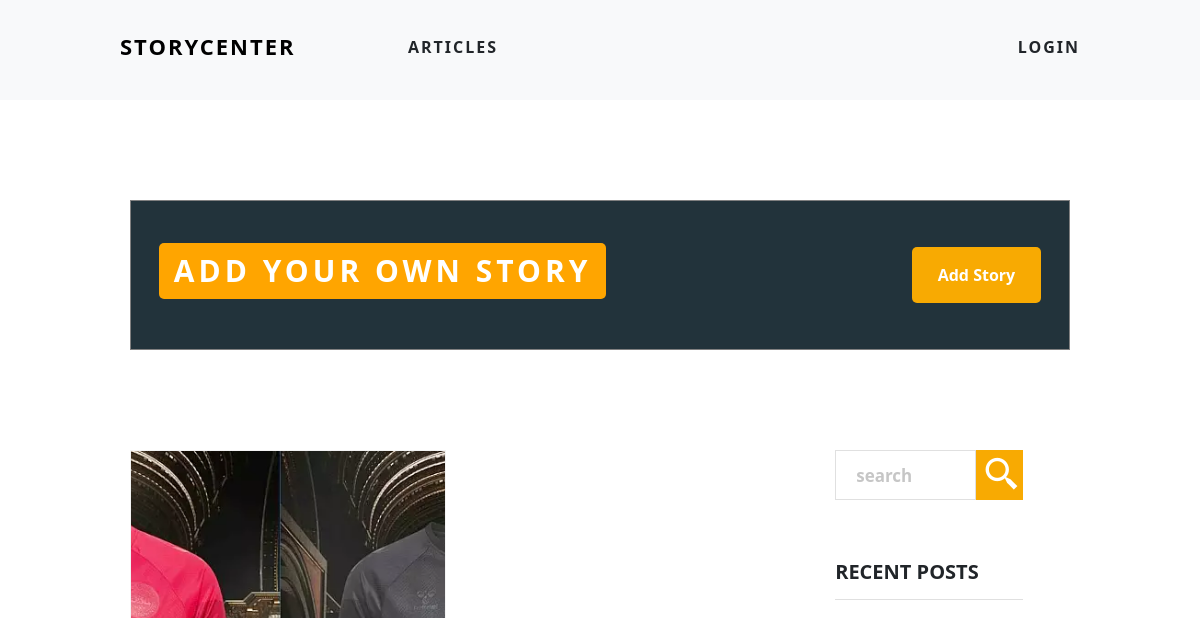
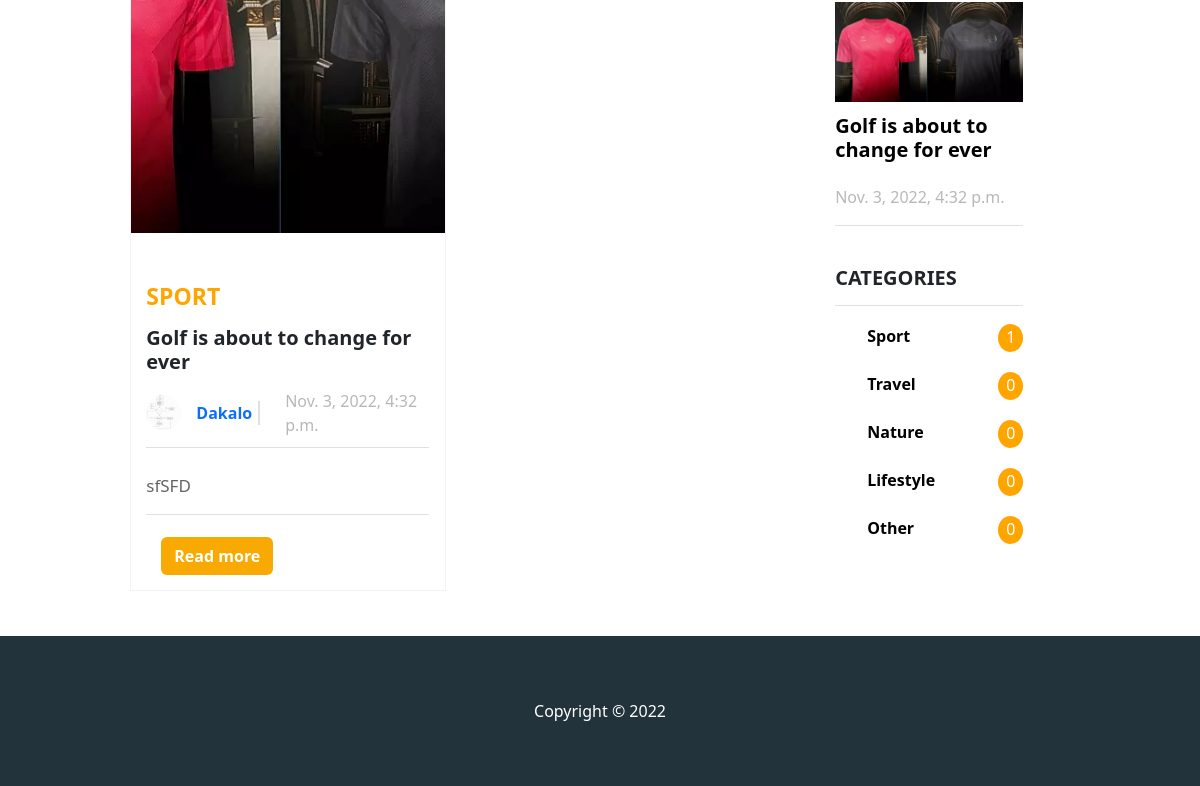
Before: /list_articles/ with the older database file (2 pictures, top to bottom).
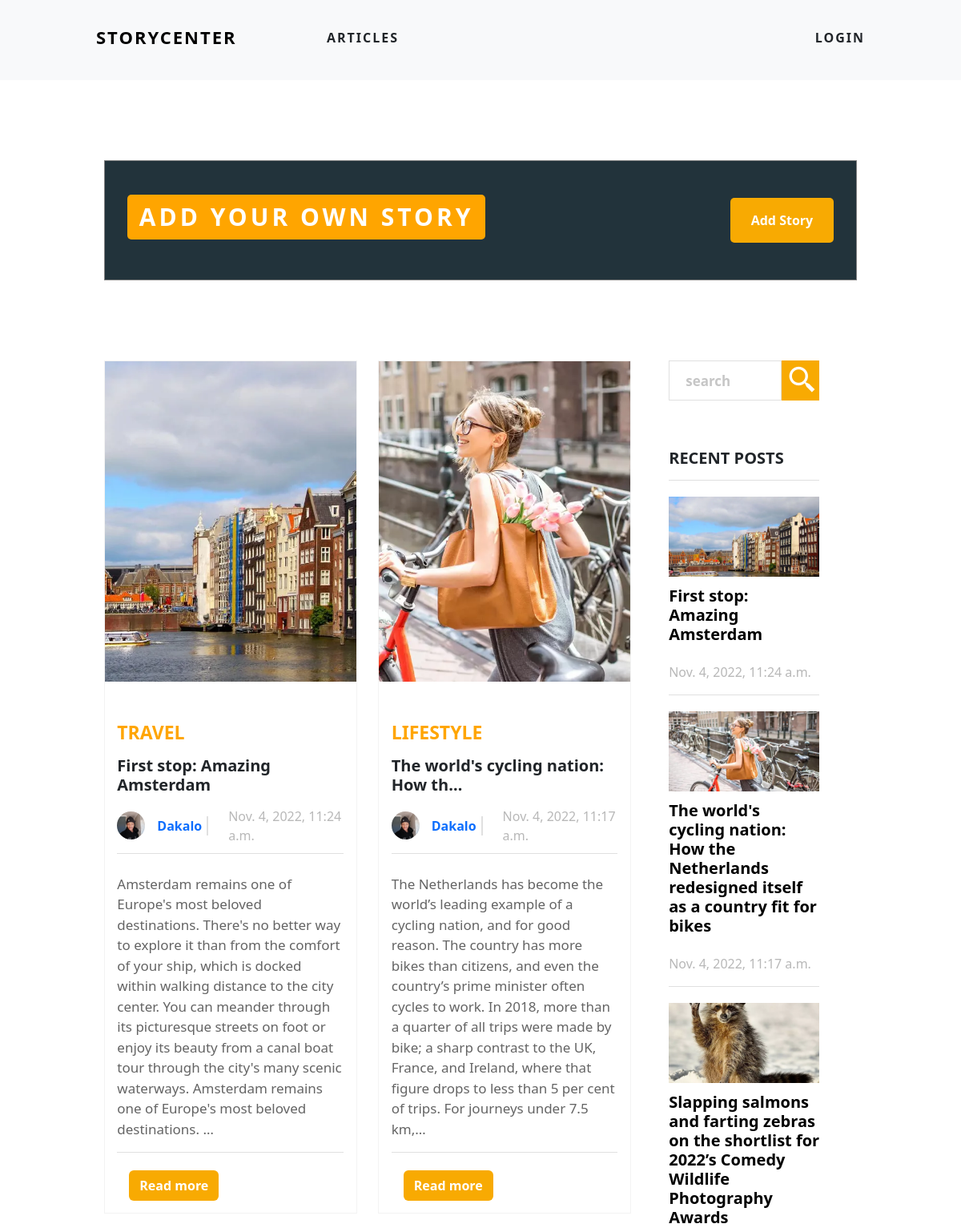
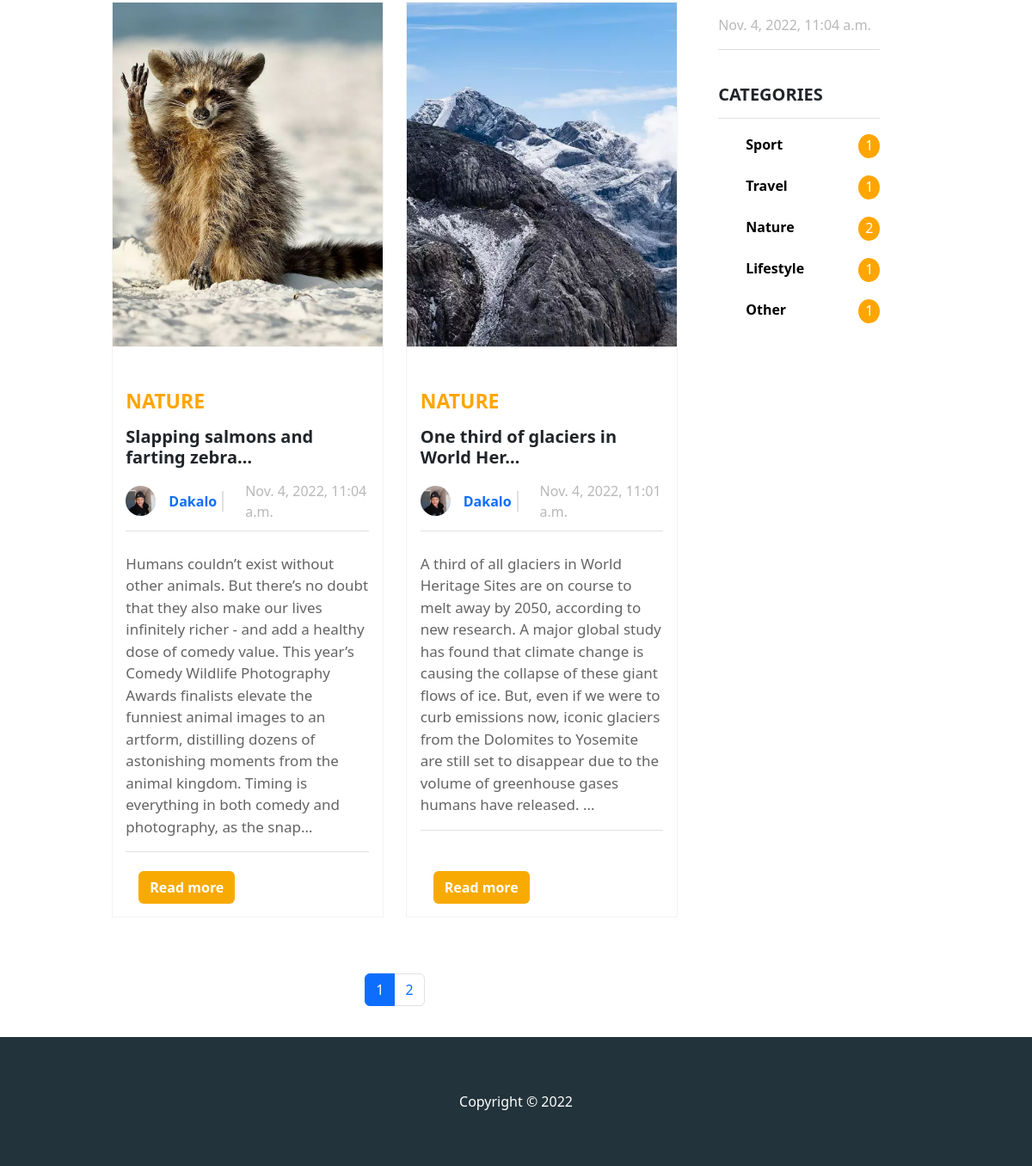
After: the same page with the newer database file (2 pictures, top to bottom).
### articles/models.py (models this page shows, shortened)
class Article(models.Model):
    CATEGOTY = (
        ('Sport', 'Sport'),
        ('Nature', 'Nature'),
        ('Travel', 'Travel'),
        ('Lifestyle', 'Lifestyle'),
        ('Other', 'Other'),
    )
    category = models.CharField(max_length=255, blank=False, null=False,choices=CATEGOTY)
    author =  models.ForeignKey(User,blank=False, null=False ,on_delete=models.CASCADE)
    date_time= models.DateTimeField(default=datetime.datetime.now)
    topic = models.CharField(max_length=100, blank=False, null=False)
    intro = models.CharField(max_length=255, blank=False, null=False)
    story = models.TextField(blank=False, null=False)
    story_image = models.ImageField(null=False, blank=False, upload_to='images/')

### authors/models.py (models this page shows, shortened)
class Profile(models.Model):
    gender = (
        ("Male", "Male"),
        ("Female", "Female")
    )
    user = models.OneToOneField(User, null=False, blank=False, on_delete=models.CASCADE)
    gender = models.CharField(max_length=50, blank=False, null=True, choices=gender)
    bio = models.TextField(null=True, blank=True)
    profile_image = models.ImageField(null=True, blank=True, upload_to='images/')
    facebook_url = models.URLField(null=True, blank=True)
    twitter_url = models.URLField(null=True, blank=True)
    youtube_url = models.URLField(null=True, blank=True)
    web_url = models.URLField(null=True, blank=True)

### articles/views.py (the view)
# urls.py: path('list_articles/', views.list_articles, name='list_articles'),
def list_articles(request):
    article_list = Article.objects.all().order_by('-date_time')
    latest_story_list = []
    for article in article_list:
        latest_story_list.append(article)
        if len(latest_story_list) >= 3:
            break;
    paginator = Paginator(article_list, per_page= 4)
    page_number = request.GET.get('page',1)
    page_obj = paginator.get_page(page_number)
    count_data = get_article_count(Article)
    sport_count = count_data['sport_count']
    travel_count = count_data['travel_count']
    nature_count = count_data['nature_count']
    lifestyle_count = count_data['lifestyle_count']
    other_count = count_data['other_count']
    context = {
        'page_number': int(page_number),
        'paginator': paginator,
        'latest_stories': latest_story_list,
        'article_list': page_obj.object_list,
        'sport_count': sport_count,
        'travel_count':travel_count,
        'nature_count': nature_count,
        'lifestyle_count': lifestyle_count,
        'other_count': other_count,
    }
    return render(request, 'articles/list_articles.html', context)

### articles/utils.py (called while the page is built)
def get_article_count(artlicle):
    sport_articles_count = artlicle.objects.filter(category='Sport').count()
    travel_articles_count = artlicle.objects.filter(category='Travel').count()
    nature_articles_count = artlicle.objects.filter(category='Nature').count()
    lifestyle_articles_count = artlicle.objects.filter(category='Lifestyle').count()
    other_articles_count = artlicle.objects.filter(category='Other').count()
    return {
        'sport_count': sport_articles_count,
        'travel_count': travel_articles_count,
        'nature_count': nature_articles_count,
        'lifestyle_count': lifestyle_articles_count,
        'other_count': other_articles_count
    }

### articles/templates/articles/list_articles.html (shortened to what the changed rows need)
{% extends 'articles/base.html' %}
{% load static %}
{% block head %}
<link rel="stylesheet" type="text/css" href="{% static 'css/articles.css' %}">
{% endblock %}
{% block content %}
<div class="bottom-section">
    <div class="article-section">
        <div class="articles ">
            <div class="grid-container">
                {% for article in article_list %}
                    <div class="article">
                        <div class="article-image">
                            <img class="article-image-image" src="{{article.story_image.url}}" alt="">
                        </div>
                        <div class="article-content">
                            <div class="article-header-details">
                                <h5 class="category">{{article.category}}</h5>
                                <h5 class="title">{{article.topic|truncatechars:35}}</h5>
                                <div class="admin-stuff">
                                    <div class="admin-identity">
                                        {% if article.author.profile.profile_image %}
                                            <div class="admin-identity-image">
                                                <img class="article-profile-image" src="{{article.author.profile.profile_image.url}}" alt="">
                                            </div>
                                        {% else %}
                                            <div class="admin-identity-image">
                                                <img class="article-profile-image" src="{% static 'images/default_avatar.jpg' %}" alt="">
                                            </div>
                                        {% endif %}
                                        <p class="author-name"><a class ="author-link" href="{% url 'profile' article.author.id %}">{{article.author.first_name}}</a></p>
                                    </div>
                                    <p class="time">{{article.date_time}}</p>
                                </div>
                            </div>
                            <div class="story">
                                <p>
                                    {{article.story|truncatechars:400}}
                                </p>
                            </div>
                            <div class="article-footer">
                                <a class="btn btn-read-more" href="{% url 'article' article.id %}">Read more</a>
                            </div>
                        </div>
                    </div>
                {% endfor %}
            </div>
            {% if paginator.num_pages > 1 %}
            <ul class="pagination">
                {% for i in paginator.page_range %}
                    <li class="page-item {% if i == page_number %} active {% endif %}">
                        <a class="page-link" href="?page={{i}}">{{i}}</a>
                    </li>
                {% endfor %}
            </ul>
            {% endif %}
        </div>
        <div class="information-tab">
            <div class="recent-posts">
                {% for article in latest_stories %}
                    <div class="recent-post">
                        <div class="post-image">
                            <img src="{{article.story_image.url}}" alt="">
                        </div>
                        <h5><a class="link-topic" href="{% url 'article' article.id %}">{{article.topic}}</a></h5>
                        <p>{{article.date_time}}</p>
                    </div>
                {% endfor %}
            </div>
            <div class="categories">
                <ul>
                    <li>
                        <a href="{% url 'filter_articles' 'travel' %}">Travel</a><span class="count">{{travel_count}}</span>
                    </li>
                    <li>
                        <a href="{% url 'filter_articles' 'nature' %}">Nature</a><span class="count">{{nature_count}}</span>
                    </li>
                    <li>
                        <a href="{% url 'filter_articles' 'lifestyle' %}">Lifestyle</a><span class="count">{{lifestyle_count}}</span>
                    </li>
                    <li>
                        <a href="{% url 'filter_articles' 'other' %}">Other</a><span class="count">{{other_count}}</span>
                    </li>
                </ul>
            </div>
        </div>
    </div>
</div>
{% endblock %}

Changed rows visible on the page:
no longer on this page (row edited): Article: story_image (picture), category "SPORT", topic "Golf is about to change for ever", author.profile.profile_image (picture), author.first_name "Dakalo", date_time "Nov. 3, 2022, 4:32 p.m.", story "sfSFD"
added Article: story_image (picture), category "TRAVEL", topic "First stop: Amazing Amsterdam", author.profile.profile_image (picture), author.first_name "Dakalo", date_time "Nov. 4, 2022, 11:24 a.m.", story "Amsterdam remains one of Europe's most beloved destinations. There's no better way to explore it than from the comfort of your ship, which is docked within walking distance to the city center. You can meander through its picturesque streets on foot or enjoy its beauty from a canal boat tour through the city's many scenic waterways. Amsterdam remains one of Europe's most beloved destinations. …"
added Article: story_image (picture), category "LIFESTYLE", topic "The world's cycling nation: How th…", author.profile.profile_image (picture), author.first_name "Dakalo", date_time "Nov. 4, 2022, 11:17 a.m.", story "The Netherlands has become the world’s leading example of a cycling nation, and for good reason. The country has more bikes than citizens, and even the country’s prime minister often cycles to work. In 2018, more than a quarter of all trips were made by bike; a sharp contrast to the UK, France, and Ireland, where that figure drops to less than 5 per cent of trips. For journeys under 7.5 km,…", topic "The world's cycling nation: How the Netherlands redesigned itself as a country fit for bikes"
added Article: story_image (picture), category "NATURE", topic "Slapping salmons and farting zebra…", author.profile.profile_image (picture), author.first_name "Dakalo", date_time "Nov. 4, 2022, 11:04 a.m.", story "Humans couldn’t exist without other animals. But there’s no doubt that they also make our lives infinitely richer - and add a healthy dose of comedy value. This year’s Comedy Wildlife Photography Awards finalists elevate the funniest animal images to an artform, distilling dozens of astonishing moments from the animal kingdom. Timing is everything in both comedy and photography, as the snap…", topic "Slapping salmons and farting zebras on the shortlist for 2022’s Comedy Wildlife Photography Awards"
added Article: story_image (picture), category "NATURE", topic "One third of glaciers in World Her…", author.profile.profile_image (picture), author.first_name "Dakalo", date_time "Nov. 4, 2022, 11:01 a.m.", story "A third of all glaciers in World Heritage Sites are on course to melt away by 2050, according to new research. A major global study has found that climate change is causing the collapse of these giant flows of ice. But, even if we were to curb emissions now, iconic glaciers from the Dolomites to Yosemite are still set to disappear due to the volume of greenhouse gases humans have released. …", shown under "ADD YOUR OWN STORY"
Other visible differences:
{{ travel_count }}: "0" → "1"
{{ nature_count }}: "0" → "2"
{{ lifestyle_count }}: "0" → "1"
{{ other_count }}: "0" → "1"
new list line: "1"
new list line: "2"
